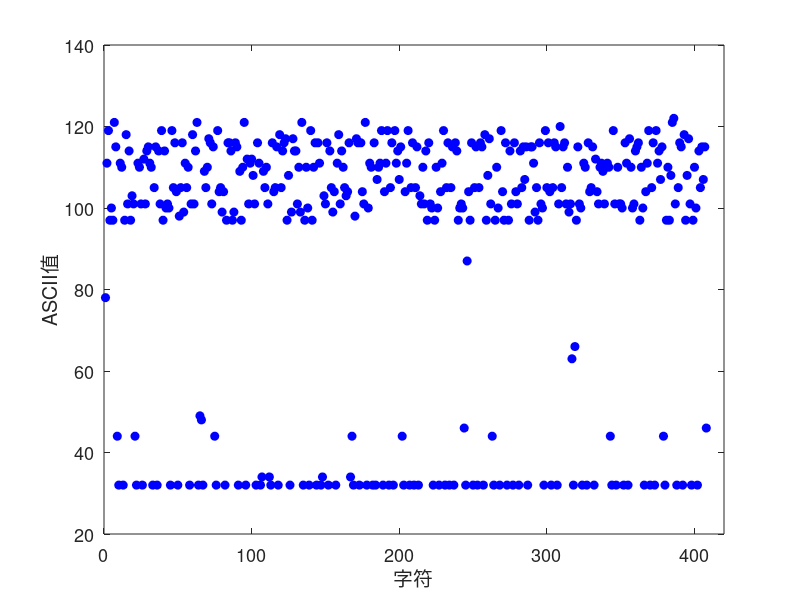

The MATLAB source for this figure: (Note: this script raises an error after producing the figure.)
%%
%Hash值的分布分析
%散点分布
m='Nowadays, on average, one person is rewarded with bitcoin every 10 minutes, which attracts many people to "mine" this virtual currency and want to "get rich overnight", but they don t know how it works, how it is generated and how it is traded. What is its value, and what are the risks associated with its existence? Based on this phenomenon, we need to understand how it works, analyze its value and risks.';
x0=[1:408];
y=[abs(m)];
plot(x0,y,'bo','MarkerFaceColor','b')
xlim([0, 420]);
xlabel('字符')
ylabel('ASCII值')
set(gcf,'Color','w');
set(gca,'FontSize',13);
%%
%Hash值的分布分析
%ripemd160
m0='C674B25A275C0B295D5A6800C2B1CB22559C5973';
hexString=m0;
decimalMatrix = zeros(1, length(hexString));
for i = 1:length(hexString)
    decimalMatrix(i) = hexCharToDecimal(hexString(i));
end
x0=[1:40];
y=[decimalMatrix];
plot(x0,y,'bo','MarkerFaceColor','b')
xlim([0, 41]);
xlabel('40位十六进制码序列号')
ylabel('十六进制值')
set(gcf,'Color','w');
set(gca,'FontSize',13);
